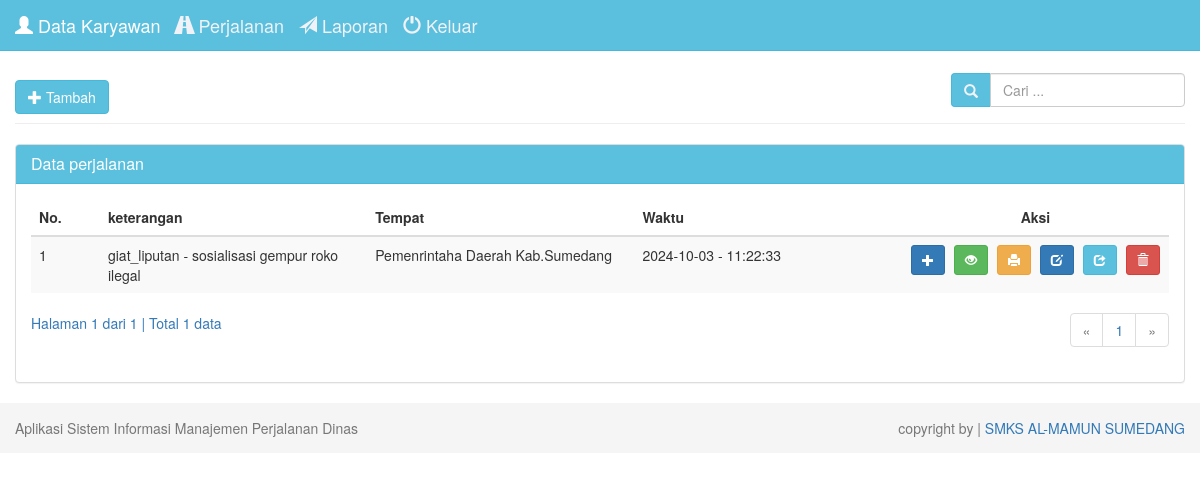
Before: /index.php?page=perjalanan-tampil (signed in) with the older database file.
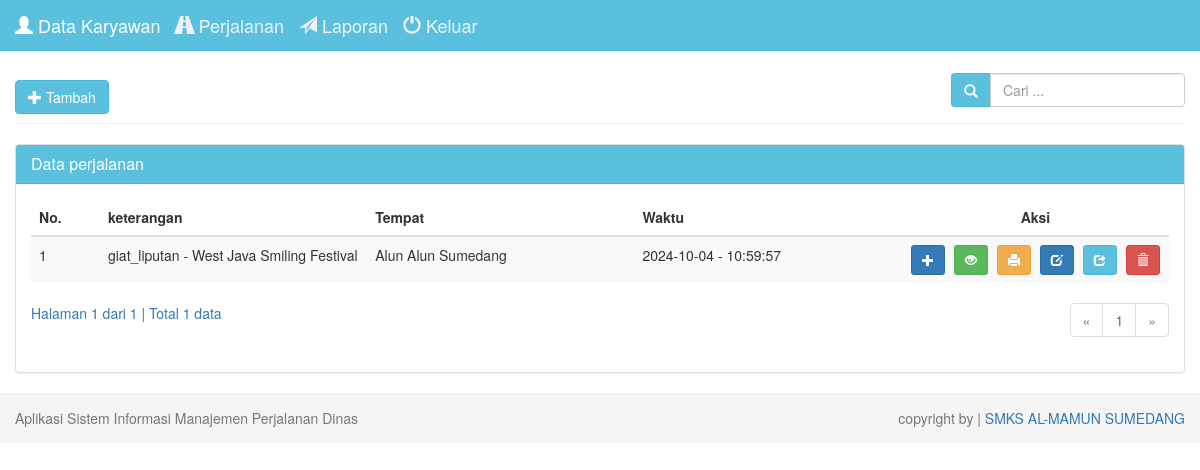
After: the same page with the newer database file.
### tables this page shows
CREATE TABLE `perjalanan` (
  `id_perjalanan` int(20) NOT NULL,
  `tempat` varchar(255) NOT NULL,
  `tanggal` date NOT NULL,
  `waktu` time NOT NULL,
  `jenis_tugas` varchar(30) NOT NULL,
  `keterangan` varchar(255) NOT NULL,
  `status` varchar(255) NOT NULL,
  `lampiran` varchar(255) NOT NULL
);

### perjalanan/tampil.php (the view, shortened to what the changed rows need)
<?php
if (isset($_POST['cari'])) {
    $cari = $_POST['cari'];
} else {
    $cari = "";
}
?>
<div class="row">
    <div class="col-md-12">
        <div class="panel panel-default">
            <div class="panel-body">
                <div class="table-responsive">
                    <table class="table table-striped table-hover">
                        <thead>
                            <tr>
                                <th>No.</th>
                                <th>keterangan</th>
                                <th>Tempat</th>
                                <th>Waktu</th>
                                <th class='center'>Aksi</th>
                            </tr>
                        </thead>
                        <tbody>
                            <?php
                            $batas = 10;
                            $page    = (isset($_GET['hal'])) ? (int)$_GET['hal'] : 1;
                            $mulai   = ($page - 1) * $batas;
                            $no = 1;
                            if (isset($cari)) {
                                $query = mysqli_query($db, "SELECT * FROM perjalanan WHERE id_perjalanan LIKE '%$cari%' OR keterangan LIKE '%$cari%' ORDER BY id_perjalanan LIMIT $mulai, $batas")
                                    or die('Ada kesalahan pada query perjalanan: ' . mysqli_error($db));
                            } else {
                                $query = mysqli_query($db, "SELECT * FROM perjalanan ORDER BY id_perjalanan LIMIT $mulai, $batas") or die('Ada kesalahan pada query perjalanan: ' . mysqli_error($db));
                            }
                            while ($data = mysqli_fetch_assoc($query)) {
                                echo "  <tr>
                      <td width='20'>$no</td>
                      <td width='150'>$data[jenis_tugas] - $data[keterangan]</td>
                      <td width='150'>$data[tempat]</td>
                      <td width='150'>$data[tanggal] - $data[waktu]</td>
                      <td width='150' class='center'>
                        <div class=''>
                       <a data-toggle='tooltip' data-placement='top' title='Penugasan' style='margin-right:5px' class='btn btn-primary btn-sm' href='?page=tambah-penugasan&id=$data[id_perjalanan]'> <i class='glyphicon glyphicon-plus'></i></a>
                        <a data-toggle='tooltip' data-placement='top' title='Detail' style='margin-right:5px' class='btn btn-success btn-sm' href='?page=perjalanan-detail&id=$data[id_perjalanan]'> <i class='glyphicon glyphicon-eye-open'></i> </a>
                        <a data-toggle='tooltip' data-placement='top' title='Print' style='margin-right:5px' class='btn btn-warning btn-sm' href='?page=perjalanan-print-detail&id=$data[id_perjalanan]' target='_blank'> <i class='glyphicon glyphicon-print'></i> </a>
                        <a data-toggle='tooltip' data-placement='top' title='Edit' style='margin-right:5px' class='btn btn-primary btn-sm' href='?page=perjalanan-edit&id=$data[id_perjalanan]'> <i class='glyphicon glyphicon-edit'></i></a>
                        <a data-toggle='tooltip' data-placement='top' title='Kirim' style='margin-right:5px' class='btn btn-info btn-sm' href='?page=perjalanan-kirim&id=$data[id_perjalanan]'><i class='glyphicon glyphicon-share'></i></a>
                                                ";
                            ?>
                                <a data-toggle="tooltip" data-placement="top" title="Hapus" class="btn btn-danger btn-sm" href="?page=perjalanan-hapus&id=<?php echo $data['id_perjalanan']; ?>" onclick="return confirm('Anda yakin ingin menghapus <?php echo $data['keterangan']; ?>?');"> <i class="glyphicon glyphicon-trash"></i></a>
                            <?php
                                echo "
                        </div>
                      </td>
                    </tr>";
                                $no++;
                            }
                            ?>
                        </tbody>
                    </table>
                </div>
            </div>
        </div>
    </div>
</div>

Changed rows visible on the page:
changed perjalanan "giat_liputan": keterangan "sosialisasi gempur roko ilegal" → "West Java Smiling Festival"; tempat "Pemenrintaha Daerah Kab.Sumedang" → "Alun Alun Sumedang"; tanggal "2024-10-03" → "2024-10-04"; waktu "11:22:33" → "10:59:57"
